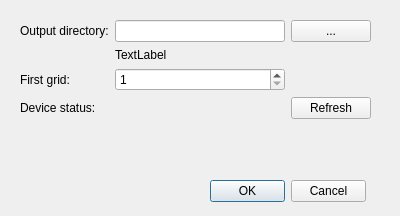
<?xml version="1.0" encoding="UTF-8"?>
<ui version="4.0">
 <class>GeophysDialogBase</class>
 <widget class="QDialog" name="GeophysDialogBase">
  <property name="geometry">
   <rect>
    <x>0</x>
    <y>0</y>
    <width>400</width>
    <height>216</height>
   </rect>
  </property>
  <property name="windowTitle">
   <string>Geophysics survey</string>
  </property>
  <widget class="QWidget" name="gridLayoutWidget">
   <property name="geometry">
    <rect>
     <x>20</x>
     <y>20</y>
     <width>351</width>
     <height>141</height>
    </rect>
   </property>
   <layout class="QGridLayout" name="gridLayout">
    <item row="2" column="1">
     <widget class="QSpinBox" name="firstGrid">
      <property name="minimum">
       <number>1</number>
      </property>
      <property name="maximum">
       <number>99999</number>
      </property>
     </widget>
    </item>
    <item row="3" column="0">
     <widget class="QLabel" name="label_4">
      <property name="text">
       <string>Device status:</string>
      </property>
     </widget>
    </item>
    <item row="0" column="0">
     <widget class="QLabel" name="label">
      <property name="text">
       <string>Output directory:</string>
      </property>
     </widget>
    </item>
    <item row="0" column="1">
     <widget class="QLineEdit" name="lineEdit"/>
    </item>
    <item row="0" column="2">
     <widget class="QPushButton" name="selectFolderBtn">
      <property name="text">
       <string>...</string>
      </property>
     </widget>
    </item>
    <item row="1" column="1">
     <widget class="QLabel" name="warning">
      <property name="maximumSize">
       <size>
        <width>16777215</width>
        <height>30</height>
       </size>
      </property>
      <property name="text">
       <string>TextLabel</string>
      </property>
     </widget>
    </item>
    <item row="2" column="0">
     <widget class="QLabel" name="label_3">
      <property name="text">
       <string>First grid:</string>
      </property>
     </widget>
    </item>
    <item row="4" column="0">
     <spacer name="verticalSpacer">
      <property name="orientation">
       <enum>Qt::Vertical</enum>
      </property>
      <property name="sizeHint" stdset="0">
       <size>
        <width>20</width>
        <height>40</height>
       </size>
      </property>
     </spacer>
    </item>
    <item row="3" column="2">
     <widget class="QPushButton" name="refreshBtn">
      <property name="text">
       <string>Refresh</string>
      </property>
     </widget>
    </item>
    <item row="3" column="1">
     <widget class="QLabel" name="deviceStatus">
      <property name="text">
       <string/>
      </property>
     </widget>
    </item>
   </layout>
  </widget>
  <widget class="QDialogButtonBox" name="buttonBox">
   <property name="geometry">
    <rect>
     <x>210</x>
     <y>180</y>
     <width>156</width>
     <height>23</height>
    </rect>
   </property>
   <property name="standardButtons">
    <set>QDialogButtonBox::Cancel|QDialogButtonBox::Ok</set>
   </property>
  </widget>
 </widget>
 <resources/>
 <connections/>
</ui>
